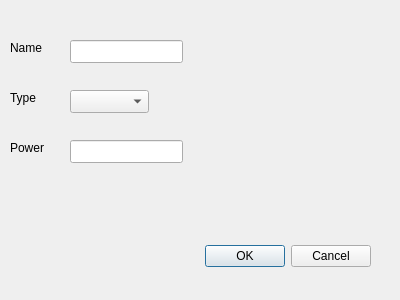
<?xml version="1.0" encoding="UTF-8"?>
<ui version="4.0">
 <class>AddComponent</class>
 <widget class="QDialog" name="AddComponent">
  <property name="geometry">
   <rect>
    <x>0</x>
    <y>0</y>
    <width>400</width>
    <height>300</height>
   </rect>
  </property>
  <property name="windowTitle">
   <string>Dialog</string>
  </property>
  <widget class="QDialogButtonBox" name="buttonBox">
   <property name="geometry">
    <rect>
     <x>30</x>
     <y>240</y>
     <width>341</width>
     <height>32</height>
    </rect>
   </property>
   <property name="orientation">
    <enum>Qt::Horizontal</enum>
   </property>
   <property name="standardButtons">
    <set>QDialogButtonBox::Cancel|QDialogButtonBox::Ok</set>
   </property>
  </widget>
  <widget class="QLabel" name="label">
   <property name="geometry">
    <rect>
     <x>10</x>
     <y>40</y>
     <width>57</width>
     <height>15</height>
    </rect>
   </property>
   <property name="text">
    <string>Name</string>
   </property>
  </widget>
  <widget class="QLabel" name="label_2">
   <property name="geometry">
    <rect>
     <x>10</x>
     <y>90</y>
     <width>57</width>
     <height>15</height>
    </rect>
   </property>
   <property name="text">
    <string>Type</string>
   </property>
  </widget>
  <widget class="QLabel" name="label_3">
   <property name="geometry">
    <rect>
     <x>10</x>
     <y>140</y>
     <width>57</width>
     <height>15</height>
    </rect>
   </property>
   <property name="text">
    <string>Power</string>
   </property>
  </widget>
  <widget class="QLineEdit" name="lineEditName">
   <property name="geometry">
    <rect>
     <x>70</x>
     <y>40</y>
     <width>113</width>
     <height>23</height>
    </rect>
   </property>
  </widget>
  <widget class="QLineEdit" name="lineEditPower">
   <property name="geometry">
    <rect>
     <x>70</x>
     <y>140</y>
     <width>113</width>
     <height>23</height>
    </rect>
   </property>
  </widget>
  <widget class="QComboBox" name="comboBoxType">
   <property name="geometry">
    <rect>
     <x>70</x>
     <y>90</y>
     <width>79</width>
     <height>23</height>
    </rect>
   </property>
  </widget>
 </widget>
 <resources/>
 <connections>
  <connection>
   <sender>buttonBox</sender>
   <signal>accepted()</signal>
   <receiver>AddComponent</receiver>
   <slot>accept()</slot>
   <hints>
    <hint type="sourcelabel">
     <x>248</x>
     <y>254</y>
    </hint>
    <hint type="destinationlabel">
     <x>157</x>
     <y>274</y>
    </hint>
   </hints>
  </connection>
  <connection>
   <sender>buttonBox</sender>
   <signal>rejected()</signal>
   <receiver>AddComponent</receiver>
   <slot>reject()</slot>
   <hints>
    <hint type="sourcelabel">
     <x>316</x>
     <y>260</y>
    </hint>
    <hint type="destinationlabel">
     <x>286</x>
     <y>274</y>
    </hint>
   </hints>
  </connection>
 </connections>
</ui>
